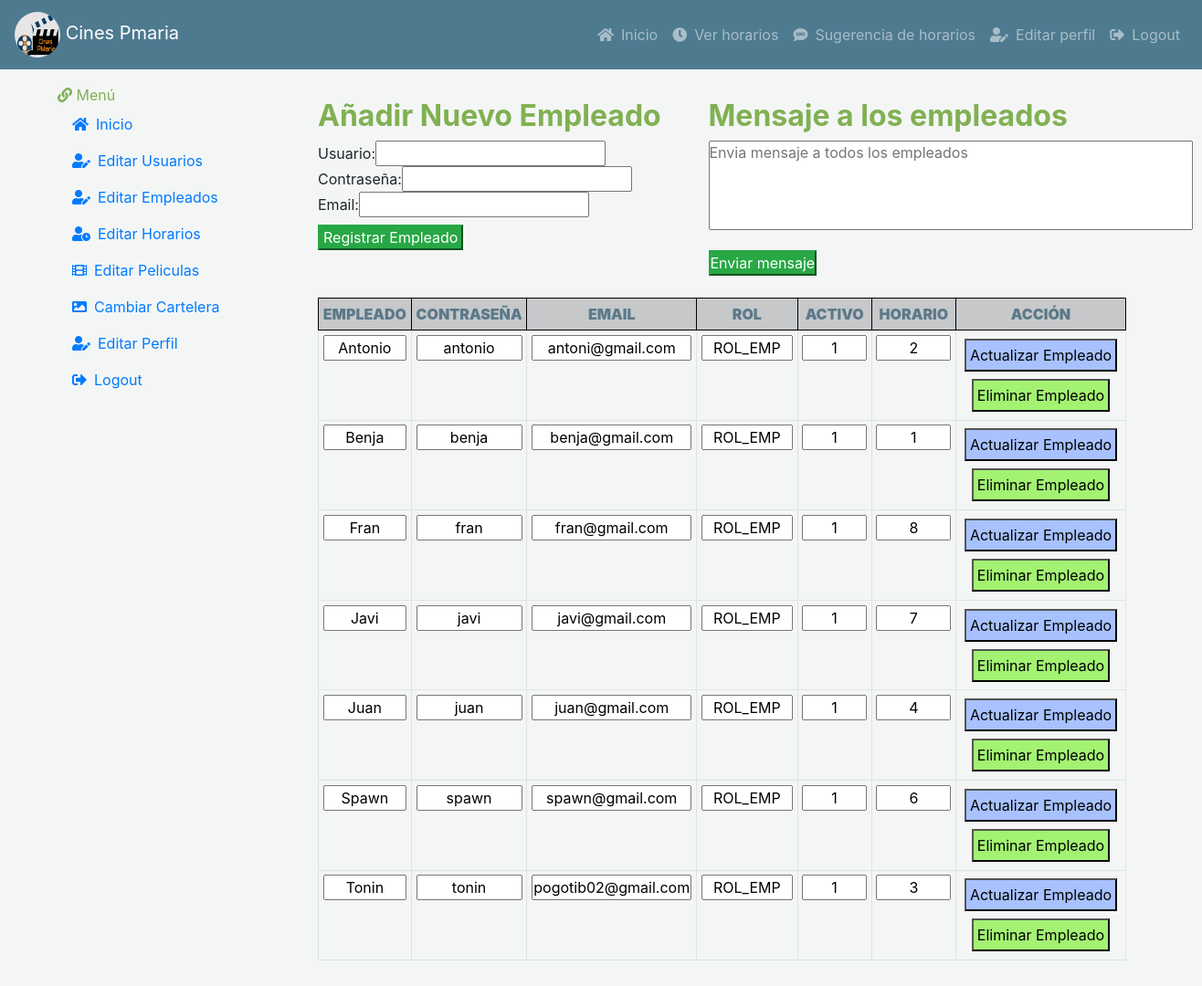
Page /vista/indexEditEmp.php (signed in) on the earlier database version.
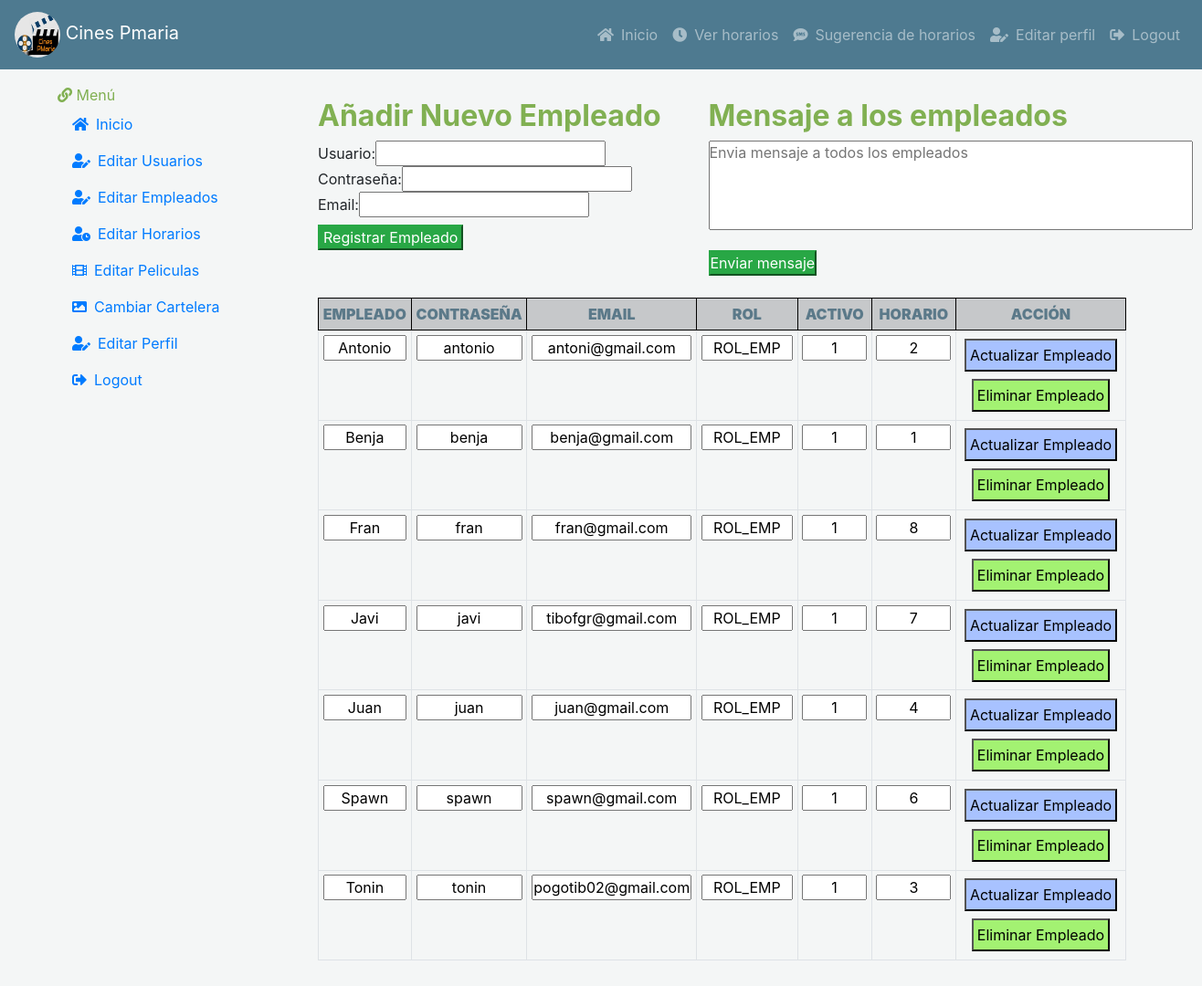
Same page on the later database version.
### tables this page shows
CREATE TABLE `usuarios` (
  `usuario` varchar(25) NOT NULL,
  `contrasena` varchar(25) NOT NULL,
  `email` varchar(30) NOT NULL,
  `ROL` varchar(20) NOT NULL DEFAULT 'ROL_USER',
  `activo` int(5) NOT NULL DEFAULT 1,
  `horario` int(5) NOT NULL DEFAULT -1
);

### modelo/conexion.php (called while the page is built, shortened)
<?php
  class Conexion{
    private $conexion;
    public function __construct(){
      $this->servidor = "localhost";
      $this->usuario = "root";
      $this->clave = "";
      $this->base = "cinespmaria";
      $this->conexion = new mysqli($this->servidor, $this->usuario,
      $this->clave, $this->base);
    }
    public function ejecutarConsulta( $sql){
      $contenedor = $this->conexion->query($sql);
      return $contenedor->fetch_all();
    }
  }
 ?>

### modelo/userModelo.php (called while the page is built, shortened)
<?php
  class Users {
    public static function listaEmpleados(){
      $con = new Conexion();
      $cont = $con->ejecutarConsulta("SELECT * FROM usuarios WHERE ROL LIKE 'ROL_EMP'");
      return $cont;
    }
    public static function userRol($user){
      $con = new Conexion();
      $cont = $con->ejecutarConsulta("SELECT * from usuarios WHERE usuario = '$user'");
      return $cont;
    }
  }
 ?>

### vista/editEmpleados.php (the view, shortened to what this page needs)
  <body>
    <div class="row">
      <div class= "col-sm-12 col-md-6">
      <h2 class="text-success"><b> Añadir Nuevo Empleado </b></h2>
       <form autocomplete="off" method="POST" action= '../controlador/añadirEmp.php'>
          Usuario:<input type="text" name="usuario" value="<?php if(isset($_POST['usuario'])) echo $_POST['usuario']; ?>" required/>
          <br/>
          Contraseña:<input type="password" name="contraseña" value="<?php if(isset($_POST['contraseña'])) echo $_POST['contraseña']; ?>" required/>
          <br/>
          Email:<input type="email" name="email" value="<?php if(isset($_POST['email'])) echo $_POST['email']; ?>" required/>
          <br/>
            <input type="submit" value="Registrar Empleado" name="registrar" class="btn-success mt-2 px-1"/>
       </form>
       <br/>
     </div>
     <div class= "col-sm-12 col-md-6">
       <h2 class="text-success"><b> Mensaje a los empleados</b></h2>
         <form name = "formulario" method="POST" action= '../controlador/alertEmpleados.php'>
           <p><textarea name="comentario" placeholder="Envia mensaje a todos los empleados" rows="4" cols="50" required></textarea></p>
           <input type="submit" value="Enviar mensaje" class="btn-success">
         </form>
      <br/>
    </div>
    </div>
        <table class="table table-bordered table-hover table-sm text-center">
        <thead>
          <tr class='text-dark table-dark'>
          <th style="border: 1px solid black;" class="text-blue"><b>EMPLEADO</b></th>
          <th style="border: 1px solid black;" class="text-blue"><b>CONTRASEÑA</b></th>
          <th style="border: 1px solid black;" class="text-blue"><b>EMAIL</b></th>
          <th style="border: 1px solid black;" class="text-blue"><b>ROL</b></th>
          <th style="border: 1px solid black;" class="text-blue px-2"><b>ACTIVO</b></th>
          <th style="border: 1px solid black;" class="text-blue px-2"><b>HORARIO</b></th>
          <th style="border: 1px solid black;" class="text-blue"><b>ACCIÓN</b></th>
        </tr>
      </thead>
        <?php
        foreach (Users::listaEmpleados() as $empleados) {
          ?>
          <form name = "formulario" method="POST" action= '../controlador/actualizarEmp.php'>
          <?php
            echo "<td><input name=newUser value =" . $empleados[0] . " class='w-100 text-center'> </td>" ;
            echo "<td> <input name=contrasena value =" . $empleados[1] .  " class='w-100 text-center' > </td>" ;
            echo "<td> <input name=email value =" . $empleados[2] .  " style='width : 175px;' class=' text-center' > </td>" ;
            echo "<td> <input name=roll value =" . $empleados[3] .  " style='width : 100px;'  class='text-center'> </td>" ;
            echo "<td> <input name=activo value =" . $empleados[4] .  "   class='w-100 text-center'> </td>" ;
            echo "<td> <input name=horario value =" . $empleados[5] . "  class='w-100 text-center' > </td>" ;
            echo "<td>"
           ?>
        <input type="submit" value="Actualizar Empleado" name="editUser" class="btn-bClaro m-1 p-1"/>
        </form>
          <form name = "formulario" method="POST" action= '../controlador/eliminarEmp.php'>
          <input type="submit" value="Eliminar Empleado" name="deleteEmp" class="btn-rClaro m-1 p-1"/>
        </form>
      <?php
   }
    echo "</table>";
?>
  </body>

Differences in the rows shown:
changed usuarios "Javi": email "javi@gmail.com" → "tibofgr@gmail.com"
